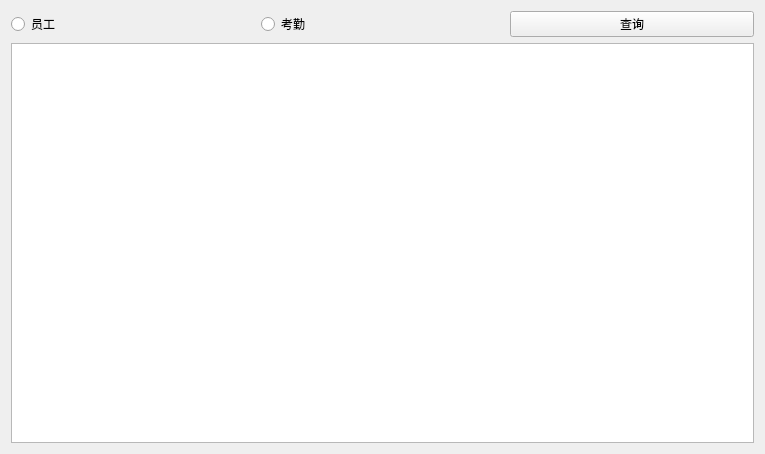
<?xml version="1.0" encoding="UTF-8"?>
<ui version="4.0">
 <class>SelectWin</class>
 <widget class="QWidget" name="SelectWin">
  <property name="geometry">
   <rect>
    <x>0</x>
    <y>0</y>
    <width>765</width>
    <height>454</height>
   </rect>
  </property>
  <property name="windowTitle">
   <string>Form</string>
  </property>
  <layout class="QVBoxLayout" name="verticalLayout">
   <item>
    <layout class="QHBoxLayout" name="horizontalLayout">
     <item>
      <widget class="QRadioButton" name="empRb">
       <property name="text">
        <string>员工</string>
       </property>
      </widget>
     </item>
     <item>
      <widget class="QRadioButton" name="attRb">
       <property name="text">
        <string>考勤</string>
       </property>
      </widget>
     </item>
     <item>
      <widget class="QPushButton" name="selectBt">
       <property name="text">
        <string>查询</string>
       </property>
      </widget>
     </item>
    </layout>
   </item>
   <item>
    <widget class="QTableView" name="tableView"/>
   </item>
  </layout>
 </widget>
 <resources/>
 <connections/>
</ui>
